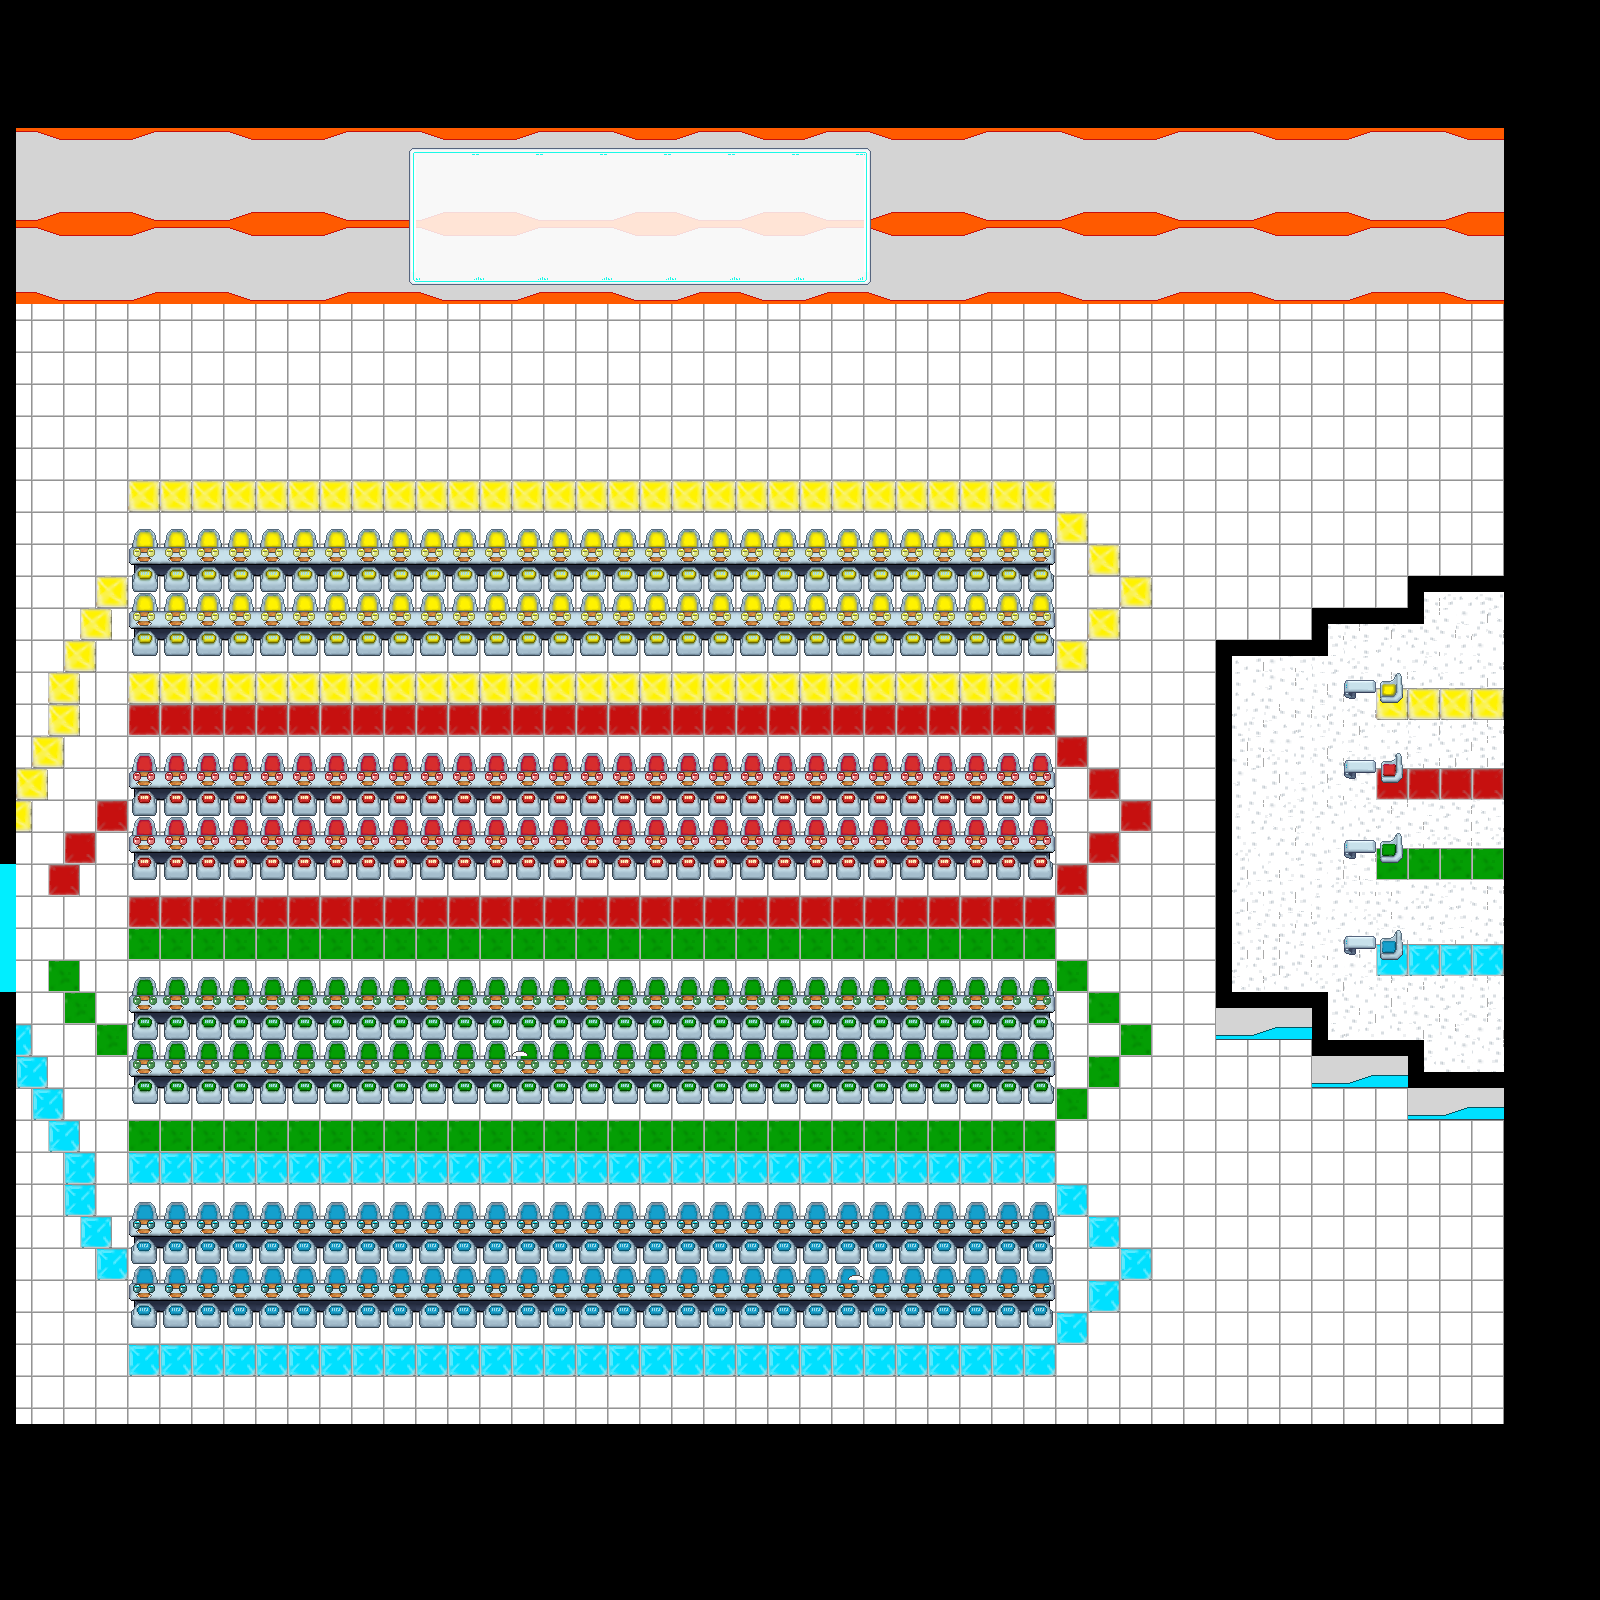

This game map was drawn from its Tiled (.tmx) file and the tilesets committed beside it. A one-line description and the trimmed map source follow:
An orthogonal 100x100 tile map with 16x16 px tiles, 8 tile layers (Calque 1 Sol, Calque 2 collision, Calque 3 Décoration 1, Calque 4 Décoration 2, ...).

<map version="1.9" tiledversion="1.9.2" orientation="orthogonal" renderorder="right-down" width="100" height="100" tilewidth="16" tileheight="16" infinite="0" nextlayerid="18" nextobjectid="1">
 <tileset firstgid="1" name="newstileset" tilewidth="16" tileheight="16" tilecount="3844" columns="62">
  <image source="newstileset.png" width="1000" height="1000" />
 </tileset>
 <layer id="10" name="Calque 1 Sol" width="100" height="100">
  <data>[10000 cells, 10000 non-empty, 36 distinct tile ids]</data>
 </layer>
 <layer id="11" name="Calque 2 collision" width="100" height="100">
  <data>[10000 cells, 4512 non-empty, 47 distinct tile ids]</data>
 </layer>
 <layer id="12" name="Calque 3 Décoration 1" width="100" height="100">
  <data>[10000 cells, 1230 non-empty, 38 distinct tile ids]</data>
 </layer>
 <layer id="13" name="Calque 4 Décoration 2" width="100" height="100">
  <data>[10000 cells, 928 non-empty, 16 distinct tile ids]</data>
 </layer>
 <layer id="14" name="Calque 5 Décoration 3" width="100" height="100">
  <data>[10000 cells, 988 non-empty, 7 distinct tile ids]</data>
 </layer>
 <layer id="15" name="Calque 6 Ciel" width="100" height="100">
  <data>[10000 cells, 464 non-empty, 8 distinct tile ids]</data>
 </layer>
 <layer id="16" name="Calque 7 SurCiel" width="100" height="100">
  <data>[10000 cells, 0 non-empty, 0 distinct tile ids]</data>
 </layer>
 <layer id="17" name="Calque tp" width="100" height="100">
  <data>[10000 cells, 8 non-empty, 1 distinct tile ids]</data>
 </layer>
</map>